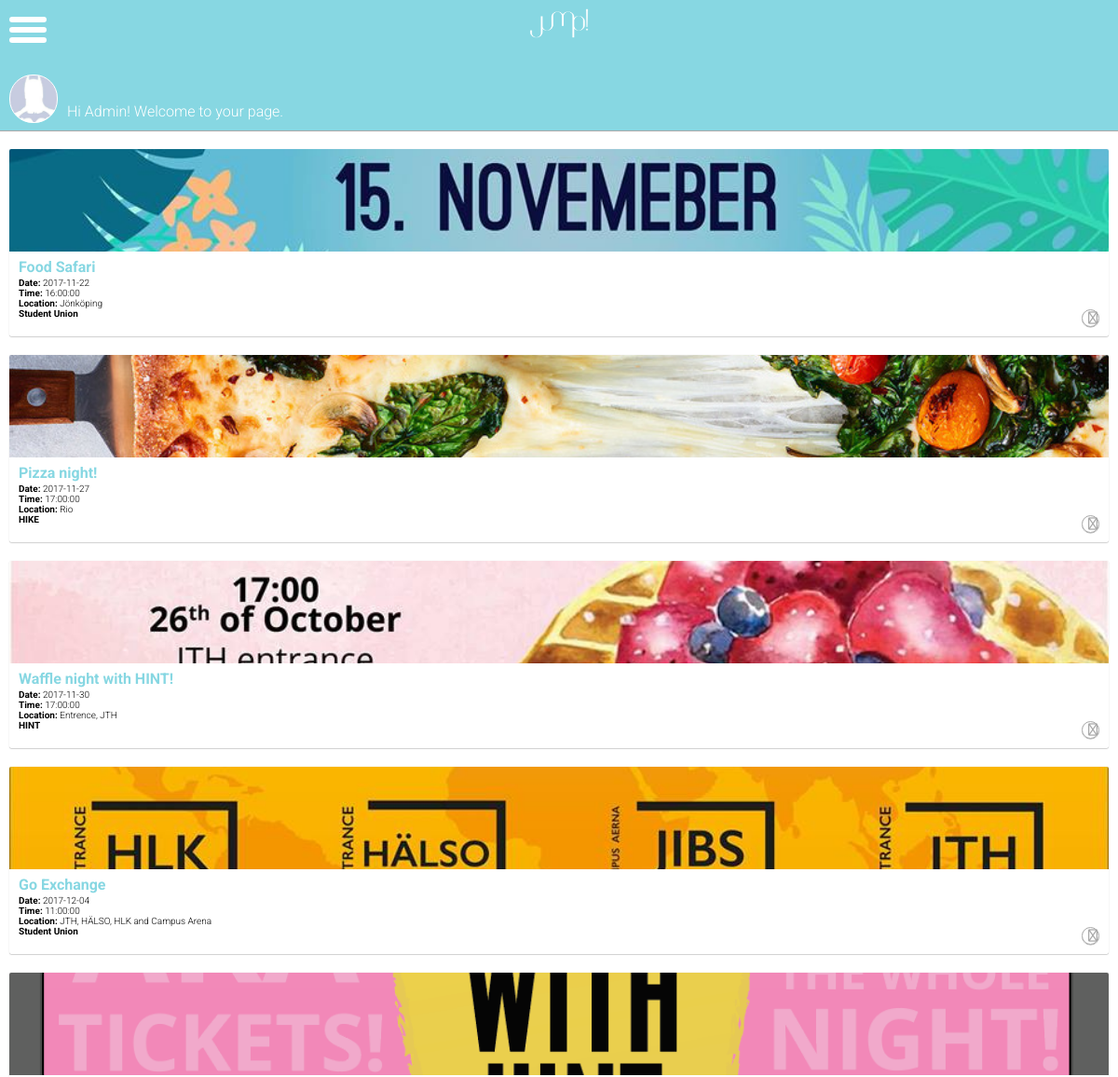
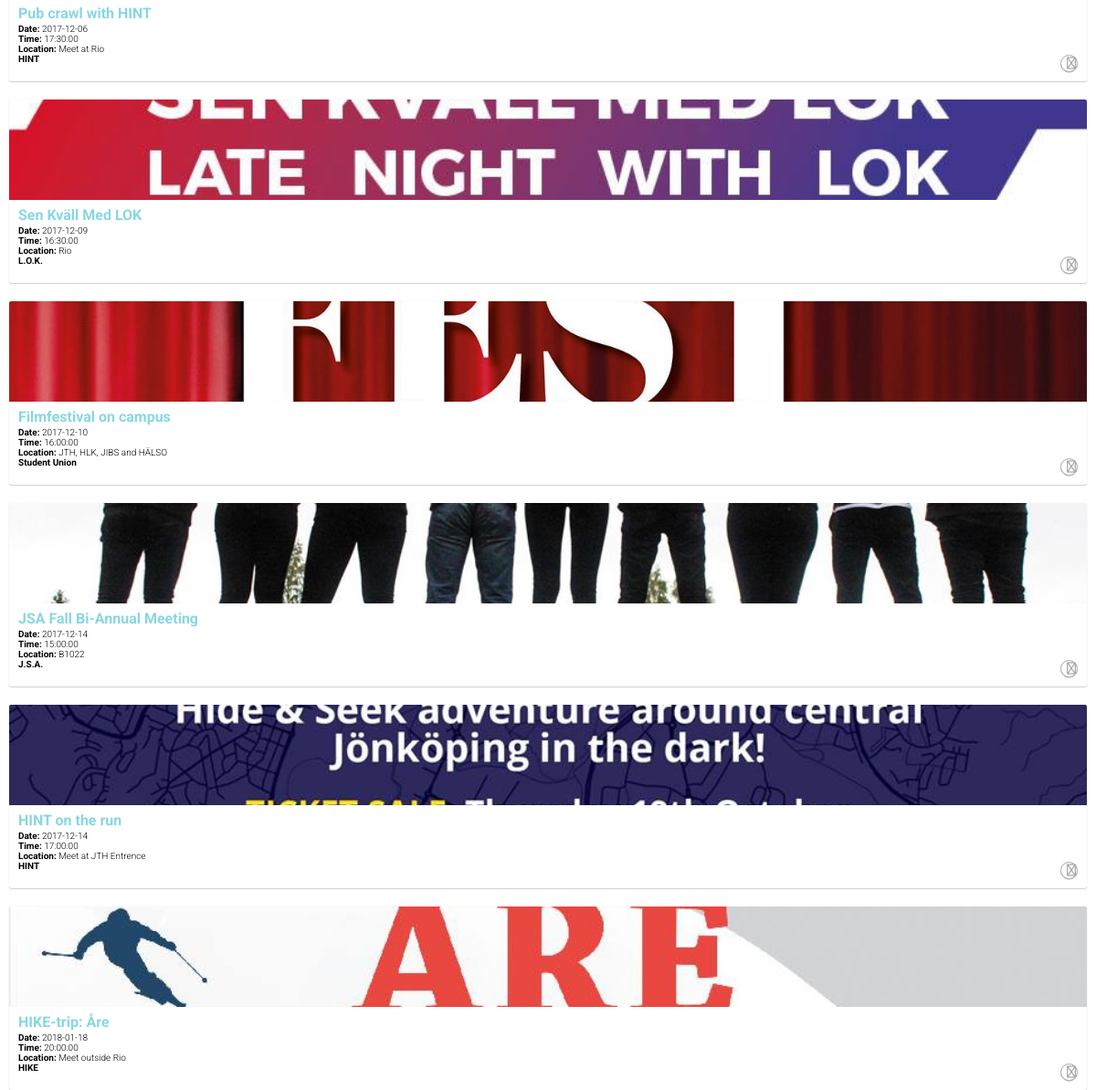
Screenshot of /organisation_events.php (signed in) with the database file from the repository (2 pictures, top to bottom).
### tables this page shows
CREATE TABLE `Users` (
  `userID` int(11) NOT NULL,
  `type` varchar(13) NOT NULL,
  `userpass` char(255) NOT NULL,
  `email` char(255) NOT NULL,
  `image` varchar(255) NOT NULL,
  `school` varchar(50) NOT NULL,
  `firstname` char(255) NOT NULL,
  `lastname` char(255) NOT NULL,
  `organisation` char(255) NOT NULL
);

CREATE TABLE `Events` (
  `eventID` int(11) NOT NULL,
  `title` char(255) NOT NULL,
  `description` varchar(2000) NOT NULL,
  `startdate` date NOT NULL,
  `enddate` int(11) NOT NULL,
  `time` time NOT NULL,
  `price` int(11) NOT NULL,
  `location` char(255) NOT NULL,
  `image` varchar(255) NOT NULL,
  `link` char(255) NOT NULL,
  `host` char(255) NOT NULL,
  `school` int(1) NOT NULL,
  `country` int(11) NOT NULL
);

### organisation_events.php (the view, shortened to what this page needs)
<?php
include("header.php");
include("menu.php");
include("userinfo.php");
@ $db = new mysqli($dbserver, $dbuser, $dbpass, $dbname);
?>
    <div class="allEvents" style="margin-top: 130px;">
      <?php
      $organisation = $_SESSION['organisation'];
      $eventQuery = "SELECT eventID FROM Events WHERE host = '{$organisation}' ";
      $event_stmt = $db->prepare($eventQuery);
      $event_stmt->execute();
      $event_stmt->bind_result($eventID);
      $array = array();
      $query = "SELECT eventID, title, description, startdate, enddate, time, price, location, image, link, host FROM Events ORDER by startdate, time";
      $stmt = $db->prepare($query);
      $stmt->execute();
      $stmt->bind_result($eventID, $title, $description, $startdate, $enddate, $time, $price, $location, $image, $link, $host);
      while($stmt->fetch()){
          if ((in_array ($eventID, $array))){ ?>
              <div class="eventContainerOne">
                  <div class="imgContainer" style="background-image: url('uploadedfiles/<?php echo "$image"; ?>');"></div>
                  <form method="POST" action=''>
                      <input type="submit" value="—" class="plusBtn" name="minus">
                      <input type="hidden" value="<?php echo "$eventID"; ?>" name="eventID">
                  </form>
                  <?php
                    echo '<a class="orgEditBtn" href="organisation_edit.php?eventID=' . urlencode($eventID) . '">
                         <i class="fa fa-pencil" aria-hidden="true"></i></a>';
                    ?>
                  <div class="infoContainer">
                    <div class="eventTitle">
                       <?php
                       echo "<h4>$title</h4> <p><strong>Date:</strong> $startdate</p> <p><strong>Time: </strong> $time</p> <p><strong>Location: </strong> $location</p><p class='descriptionHost'><strong>$host</strong>
                       </p>";
                        ?>
                    </div>
                    <button href="#" class="expanderBtn">
                        <i class="fa fa-angle-down" aria-hidden="true"></i>
                    </button>
                    <p class="eventDescription">
                      <?php
                         echo "$description";
                       ?>
                    </p>
                  </div>
                </div>
          <?php
          }else { ?>
              <div class="eventContainerOne">
                  <div class="imgContainer" style="background-image: url('uploadedfiles/<?php echo "$image"; ?>');"></div>
                  <div class="infoContainer">
                    <div class="eventTitle">
                       <?php
                        echo "<h4>$title</h4> <p><strong>Date:</strong> $startdate</p> <p><strong>Time: </strong> $time</p> <p><strong>Location: </strong> $location</p><p class='descriptionHost'><strong>$host</strong>
                       </p>";
                        ?>
                    </div>
                    <button href="#" class="expanderBtn">
                        <i class="fa fa-angle-down" aria-hidden="true"></i>
                    </button>
                  </div>
                  </div>
          <?php
          }
     }?>
<?php
include("footer.php");
?>

### userinfo.php (shortened to what this page needs)
<?php
@ $db = new mysqli($dbserver, $dbuser, $dbpass, $dbname);
$userID = $_SESSION['userID'];
$userquery = "SELECT type, image FROM Users WHERE userID = '{$userID}' ";
$stmt = $db->prepare($userquery);
$stmt->bind_result($type, $image);
$stmt->execute();
while($stmt->fetch()){
  if ($type == 'organisation' || $type == 'student'){?>
      <div class="userInfo">
          <div class="userImg" style="background-image: url('uploadedfiles/<?php echo "$image"; ?>');"></div>
          <div class="userWelcome">Hi <?php
              echo $_SESSION['username'];
              echo $_SESSION['organisation'];
              ?>! Welcome to your page.
          </div>
      </div>
<?php
    }else if ($type == 'admin'){?>
        <div class="userInfo">
            <div class="userImg" style="background-image: url('../uploadedfiles/<?php echo "$image"; ?>');"></div>
            <div class="userWelcome">Hi <?php
                echo $_SESSION['username'];
                ?>! Welcome to your page.
            </div>
        </div>
    <?php
    }
} ?>

### css/main.css (style rules this page uses)
body { margin: 0; padding: 0; }
p { margin: 0; padding: 0; padding-left: 10px; font-family: 'Roboto', sans-serif; font-size: 10px; font-weight: 300; }
h4 { font-family: 'Roboto', sans-serif; margin: 7px 0px 2px; padding-left: 10px; color: #87d7e2; }
div.allEvents { background-size: cover; background-repeat: no-repeat; background-position: center center; width: 100vw; height: 100vh; padding: 10px; box-sizing: border-box; margin-top: 60px; }
div.allEvents div.eventContainer, div.allEvents div.eventContainerFirst, div.allEvents div.eventContainerOne { width: 100%; box-shadow: 0px 0.5px 1px #a9a9a9; border-radius: 2px; margin-top: 20px; position: relative; }
div.allEvents div.eventContainer div.imgContainer, div.allEvents div.eventContainerFirst div.imgContainer, div.allEvents div.eventContainerOne div.imgContainer { background-size: cover; background-repeat: no-repeat; background-position: center center; width: 100%; height: 50px; border-radius: 2px 2px 0 0; }
div.allEvents div.eventContainer div.infoContainer, div.allEvents div.eventContainerFirst div.infoContainer, div.allEvents div.eventContainerOne div.infoContainer { overflow: hidden; }
div.allEvents div.eventContainer div.infoContainer button.expanderBtn, div.allEvents div.eventContainerFirst div.infoContainer button.expanderBtn, div.allEvents div.eventContainerOne div.infoContainer button.expanderBtn { margin: -10px 10px 10px 10px; float: right; width: 19px; height: 19px; background: none; border: solid 0.4px #a9a9a9; border-radius: 10px; box-shadow: 0px 0.5px 0.5px #a9a9a9; text-align: center; vertical-align: middle; align-content: center; }
div.allEvents div.eventContainer div.infoContainer button.expanderBtn i.fa.fa-angle-down, div.allEvents div.eventContainerFirst div.infoContainer button.expanderBtn i.fa.fa-angle-down, div.allEvents div.eventContainerOne div.infoContainer button.expanderBtn i.fa.fa-angle-down { color: #a9a9a9; font-weight: 100; }
div.userInfo { width: 100%; height: 80px; background: #87d7e2; box-shadow: 0px 0.5px 0.5px #a9a9a9; position: fixed; top: 60px; left: 0; z-index: 20; }
div.userInfo div.userImg { width: 50px; height: 50px; background-size: cover; background-repeat: no-repeat; background-position: center center; border-radius: 25px; border: solid 1px white; float: left; margin: 20px 5px 0 10px; }
div.userInfo div.userWelcome { font-family: 'Roboto', sans-serif; font-weight: 300; color: white; float: left; margin: 50px 0 0 5px; }
div.eventTitle h4 { font-family: 'Roboto', sans-serif; margin: 7px 0 2px; padding-left: 10px; color: #87d7e2; }
div.eventTitle p { padding-left: 10px; }
div.allEvents div.eventContainer div.imgContainer, div.allEvents div.eventContainerFirst div.imgContainer, div.allEvents div.eventContainerOne div.imgContainer { background-size: cover; background-repeat: no-repeat; background-position: center center; width: 100%; height: 110px; border-radius: 2px 2px 0 0; }

### rows the page displays
users: image (picture)
events: image (picture), title "Food Safari", startdate "2017-11-22", time "16:00:00", location "Jönköping", host "Student Union"
events: image (picture), title "Pizza night!", startdate "2017-11-27", time "17:00:00", location "Rio", host "HIKE"
events: image (picture), title "Waffle night with HINT!", startdate "2017-11-30", time "17:00:00", location "Entrence, JTH", host "HINT"
events: image (picture), title "Go Exchange", startdate "2017-12-04", time "11:00:00", location "JTH, HÄLSO, HLK and Campus Arena", host "Student Union"
events: image (picture), title "Pub crawl with HINT", startdate "2017-12-06", time "17:30:00", location "Meet at Rio", host "HINT"
events: image (picture), title "Sen Kväll Med LOK", startdate "2017-12-09", time "16:30:00", location "Rio", host "L.O.K."
events: image (picture), title "Filmfestival on campus", startdate "2017-12-10", time "16:00:00", location "JTH, HLK, JIBS and HÄLSO", host "Student Union"
events: image (picture), title "JSA Fall Bi-Annual Meeting", startdate "2017-12-14", time "15:00:00", location "B1022", host "J.S.A."
events: image (picture), title "HINT on the run", startdate "2017-12-14", time "17:00:00", location "Meet at JTH Entrence", host "HINT"
events: image (picture), title "HIKE-trip: Åre", startdate "2018-01-18", time "20:00:00", location "Meet outside Rio", host "HIKE"
